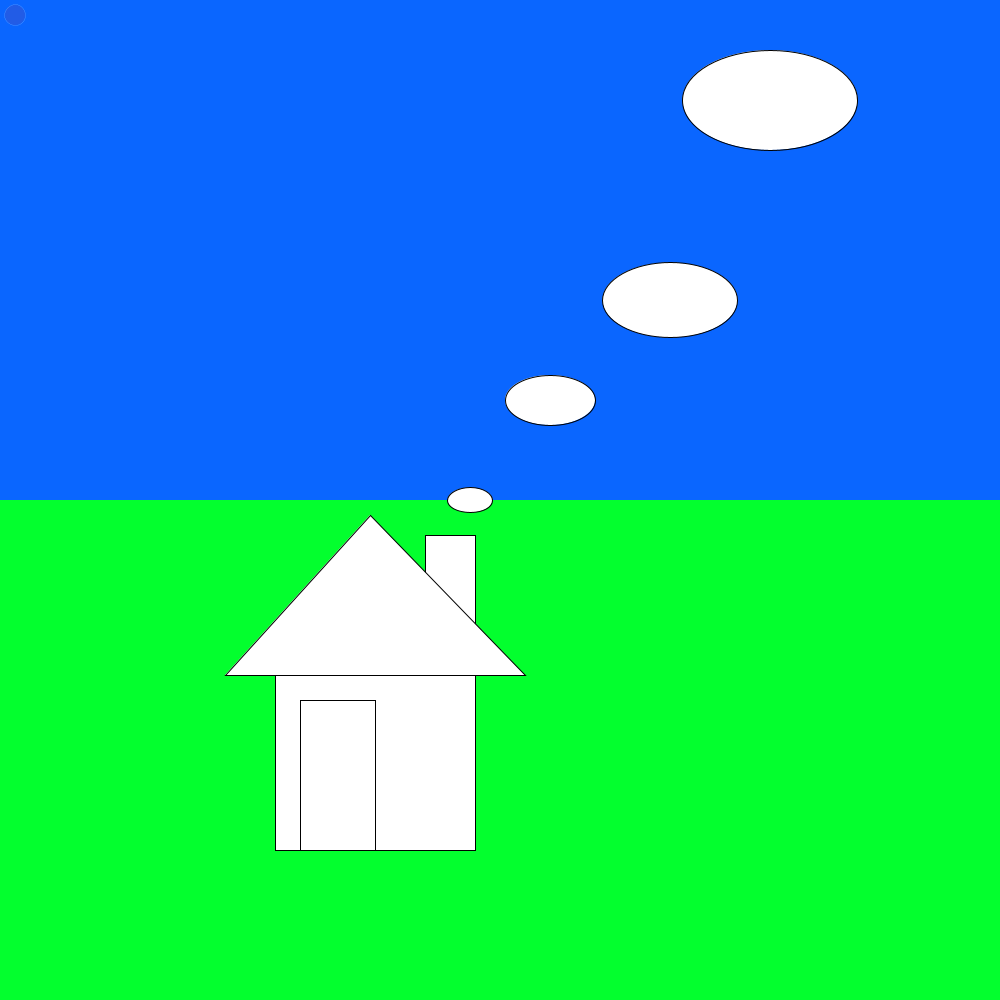
Frame 1 (no input)
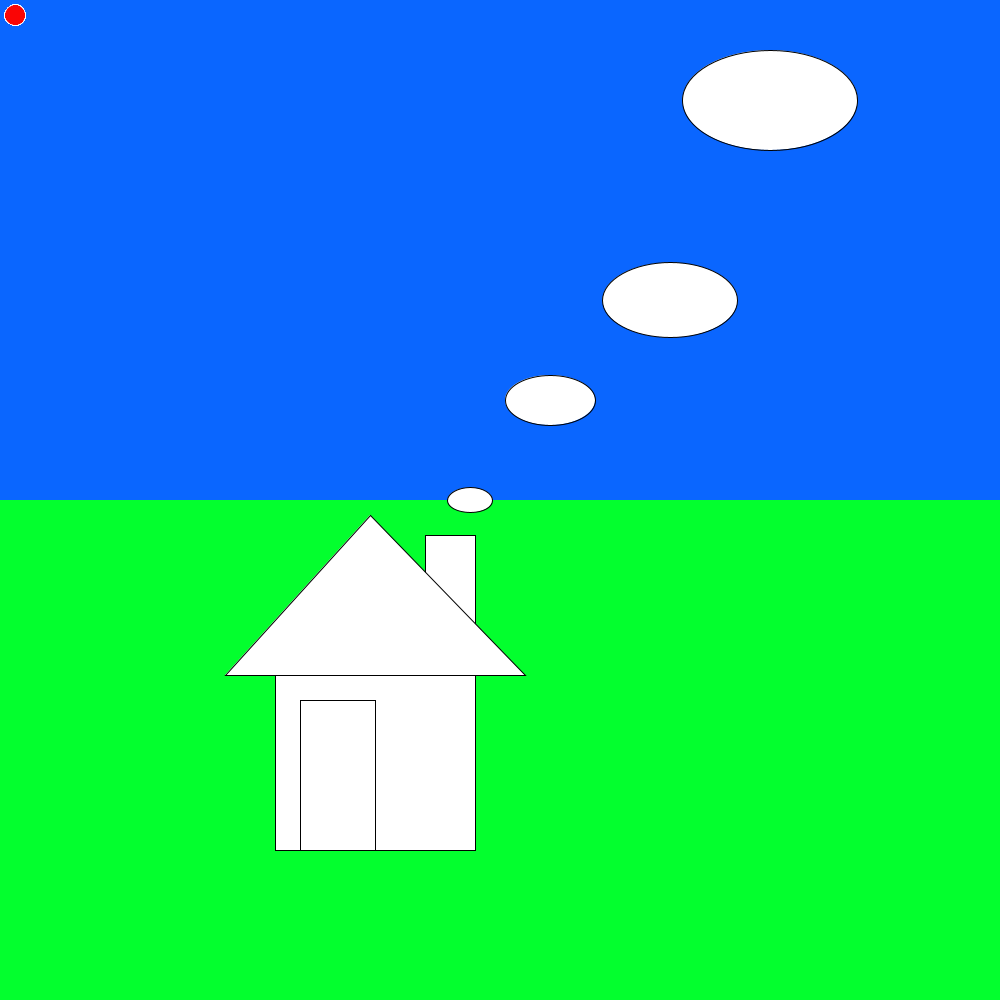
Frame 60 (the mouse pressed at the canvas centre just before this capture)
Frame 120 (the mouse held since frame 60 and released just before this capture): identical to frame 60, image omitted

The Processing sketch that drew these frames (run headless with seeded random() and noise(); from frame 60 on, the mouse is pressed at the canvas centre):

// Processing sketch: processing_146718
// ── processing_146718.pde


void setup(){
  size(1000,1000);
  //sky:
  noStroke();
  fill(#0A66FF);
  rect(0,0,1000,500);
  //grass:
  noStroke();
  fill(#03FF2E);
  rect(0,500,1000,500);
  //house
  stroke(#000000);
  fill(#FFFFFF);
  rect(275,650,200,200);
  //door
  rect(300,700,75,150);
  //champ
  rect(425,535,50,100);
  //roof
  triangle(370, 515, 225, 675, 525, 675);
  //smoke
  ellipse(470,500,45,25);
  ellipse(550,400,90,50);
  ellipse(670,300,135,75);
  ellipse(770,100,175,100);
}  

void draw(){
  //Sun
  stroke(255);
  fill(255,0,0,25);
  translate(width/64, height/64);
  float zoom = map(mouseX, 0, width, 0.1, 4.5);
  scale(zoom);
  ellipse(mouseX,mouseY,200,200);  
}
